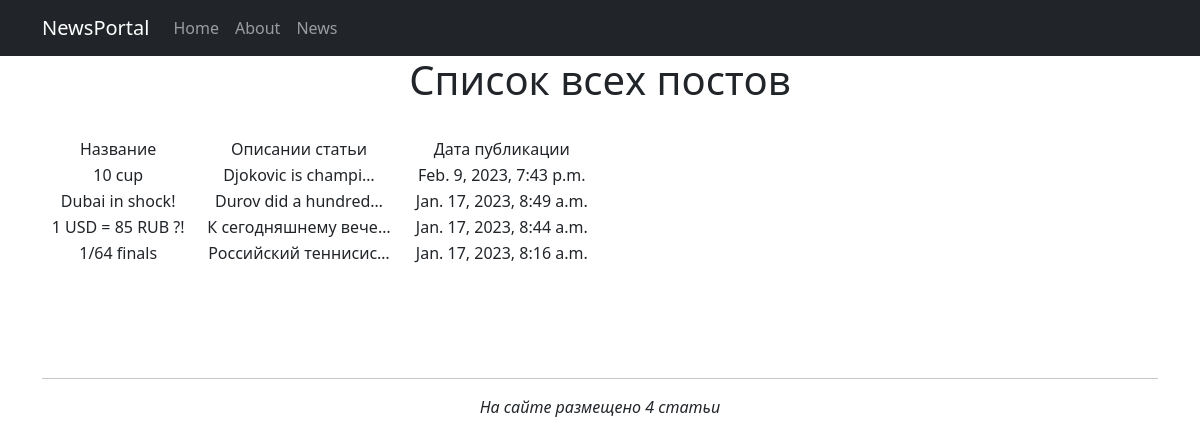
The page /news/ on the database as committed earlier.
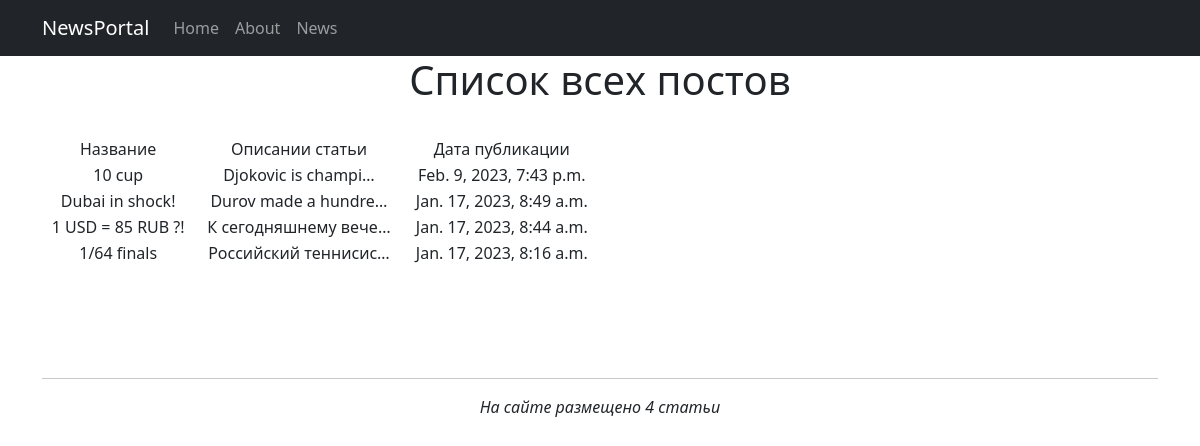
The same page on the database as committed later.
### news/models.py (models this page shows, shortened)
class Post(models.Model):
    objects = None
    article = 'art'
    news = 'news'
    PUBLICATION = [
        (article, 'Статья'),
        (news, 'Новость'),
    ]
    postAuthor = models.ForeignKey(Author, on_delete=models.CASCADE)
    categoryType = models.CharField(max_length=4, choices=PUBLICATION, default=news)
    title = models.CharField(max_length=255)
    time_in_Post = models.DateTimeField(auto_now_add=True)
    time_out = models.DateTimeField(null=True)
    postCategory = models.ManyToManyField(Category, through='PostCategory')
    text = models.TextField()
    rating = models.IntegerField(default=0)

### news/views.py (the view)
# urls.py: path('', PostList.as_view()),
class PostList(ListView):
    model = Post
    ordering = '-time_in_Post'
    template_name = 'flatpages/news.html'
    context_object_name = 'news'

### templates/flatpages/news.html (shortened to what this page needs)
{% extends 'flatpages/default.html' %}
{% block content %}
    <h1>Cписок всех постов</h1>
    <br>
    {% if news %}
        <table>
            <tr>
                <td>Название</td>
                <td>Описании статьи</td>
                <td>Дата публикации</td>
            </tr>
            {% for post in news %}
            <tr>
                <td>{{ post.title }}</td>
                <td> {{ post.text|truncatechars:20 }} </td>
                <td>{{ post.time_in_Post}}</td>
            </tr>
            {% endfor %}
        </table>
    {% else %}
        <h2>Новостей нет</h2>
    {% endif %}
    <br><br><br><br>
    <hr>
    <p><em> На сайте размещено {{ news| length}} статьи </em></p>
{% endblock content %}

Rows that differ between the two databases and show on the page:
changed Post "Dubai in shoсk!": text "Durov did a hundred…" → "Durov made a hundre…"
